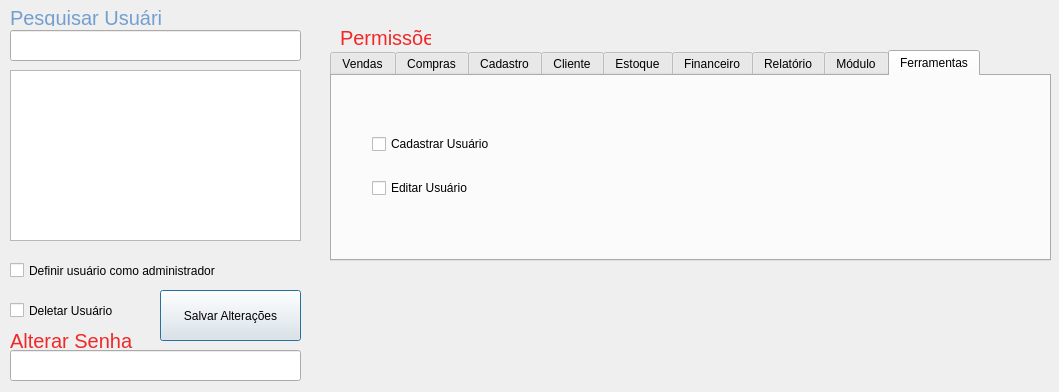
<?xml version="1.0" encoding="UTF-8"?>
<ui version="4.0">
 <class>editar_usuario</class>
 <widget class="QDialog" name="editar_usuario">
  <property name="geometry">
   <rect>
    <x>0</x>
    <y>0</y>
    <width>1059</width>
    <height>392</height>
   </rect>
  </property>
  <property name="windowTitle">
   <string>Editar Usuário</string>
  </property>
  <widget class="QTableView" name="login_tableView">
   <property name="geometry">
    <rect>
     <x>10</x>
     <y>70</y>
     <width>291</width>
     <height>171</height>
    </rect>
   </property>
   <property name="cursor" stdset="0">
    <cursorShape>ArrowCursor</cursorShape>
   </property>
   <property name="selectionMode">
    <enum>QAbstractItemView::SingleSelection</enum>
   </property>
   <property name="selectionBehavior">
    <enum>QAbstractItemView::SelectRows</enum>
   </property>
   <attribute name="horizontalHeaderStretchLastSection">
    <bool>true</bool>
   </attribute>
   <attribute name="verticalHeaderVisible">
    <bool>false</bool>
   </attribute>
  </widget>
  <widget class="QLineEdit" name="pesquisar_lineEdit">
   <property name="geometry">
    <rect>
     <x>10</x>
     <y>30</y>
     <width>291</width>
     <height>31</height>
    </rect>
   </property>
  </widget>
  <widget class="QLabel" name="label">
   <property name="geometry">
    <rect>
     <x>10</x>
     <y>10</y>
     <width>151</width>
     <height>16</height>
    </rect>
   </property>
   <property name="font">
    <font>
     <pointsize>15</pointsize>
    </font>
   </property>
   <property name="styleSheet">
    <string notr="true">color: rgb(114, 159, 207);</string>
   </property>
   <property name="text">
    <string>Pesquisar Usuário</string>
   </property>
  </widget>
  <widget class="QTabWidget" name="tabWidget">
   <property name="geometry">
    <rect>
     <x>330</x>
     <y>50</y>
     <width>721</width>
     <height>211</height>
    </rect>
   </property>
   <property name="currentIndex">
    <number>8</number>
   </property>
   <widget class="QWidget" name="Vendas">
    <attribute name="title">
     <string>Vendas</string>
    </attribute>
    <widget class="QWidget" name="verticalLayoutWidget">
     <property name="geometry">
      <rect>
       <x>20</x>
       <y>40</y>
       <width>175</width>
       <height>101</height>
      </rect>
     </property>
     <layout class="QVBoxLayout" name="verticalLayout">
      <item>
       <widget class="QCheckBox" name="vendas_vende_checkBox">
        <property name="text">
         <string>Vendas &gt;&gt; Vender</string>
        </property>
       </widget>
      </item>
     </layout>
    </widget>
   </widget>
   <widget class="QWidget" name="Compras">
    <attribute name="title">
     <string>Compras</string>
    </attribute>
    <widget class="QWidget" name="verticalLayoutWidget_2">
     <property name="geometry">
      <rect>
       <x>10</x>
       <y>10</y>
       <width>222</width>
       <height>164</height>
      </rect>
     </property>
     <layout class="QVBoxLayout" name="verticalLayout_2">
      <item>
       <widget class="QCheckBox" name="compras_orcamentos_checkBox">
        <property name="text">
         <string>Compras &gt;&gt; Orçamentos</string>
        </property>
       </widget>
      </item>
      <item>
       <widget class="QCheckBox" name="compras_pedidos_checkBox">
        <property name="text">
         <string>Compras &gt;&gt; Pedidos</string>
        </property>
       </widget>
      </item>
      <item>
       <widget class="QCheckBox" name="compras_fornecedores_checkBox">
        <property name="text">
         <string>Compras &gt;&gt; Fornecedores</string>
        </property>
       </widget>
      </item>
      <item>
       <widget class="QCheckBox" name="compras_devolucoes_checkBox">
        <property name="text">
         <string>Compras &gt;&gt; Devoluções</string>
        </property>
       </widget>
      </item>
      <item>
       <widget class="QCheckBox" name="compras_centraldecompras_checkBox">
        <property name="text">
         <string>Compras &gt;&gt; Central de Compras</string>
        </property>
       </widget>
      </item>
      <item>
       <widget class="QCheckBox" name="compras_estoque_checkBox">
        <property name="text">
         <string>Compras &gt;&gt; Estoque</string>
        </property>
       </widget>
      </item>
     </layout>
    </widget>
   </widget>
   <widget class="QWidget" name="Cadastro">
    <attribute name="title">
     <string>Cadastro</string>
    </attribute>
    <widget class="QWidget" name="verticalLayoutWidget_3">
     <property name="geometry">
      <rect>
       <x>20</x>
       <y>20</y>
       <width>175</width>
       <height>130</height>
      </rect>
     </property>
     <layout class="QVBoxLayout" name="verticalLayout_3">
      <item>
       <widget class="QCheckBox" name="cadastrar_cliente_checkBox">
        <property name="text">
         <string>Cadastrar Cliente</string>
        </property>
       </widget>
      </item>
      <item>
       <widget class="QCheckBox" name="cadastrar_funcionario_checkBox">
        <property name="text">
         <string>Cadastrar Funcionário</string>
        </property>
       </widget>
      </item>
      <item>
       <widget class="QCheckBox" name="cadastrar_fornecedor_checkBox">
        <property name="text">
         <string>Cadastrar Fornecedor</string>
        </property>
       </widget>
      </item>
     </layout>
    </widget>
   </widget>
   <widget class="QWidget" name="Cliente">
    <attribute name="title">
     <string>Cliente</string>
    </attribute>
    <widget class="QWidget" name="verticalLayoutWidget_4">
     <property name="geometry">
      <rect>
       <x>20</x>
       <y>30</y>
       <width>175</width>
       <height>101</height>
      </rect>
     </property>
     <layout class="QVBoxLayout" name="verticalLayout_4">
      <item>
       <widget class="QCheckBox" name="localizar_cliente_checkBox">
        <property name="text">
         <string>Localizar Cliente</string>
        </property>
       </widget>
      </item>
      <item>
       <widget class="QCheckBox" name="editar_cliente_checkBox">
        <property name="text">
         <string>Editar cliente</string>
        </property>
       </widget>
      </item>
     </layout>
    </widget>
   </widget>
   <widget class="QWidget" name="Estoque">
    <attribute name="title">
     <string>Estoque</string>
    </attribute>
   </widget>
   <widget class="QWidget" name="tab">
    <attribute name="title">
     <string>Financeiro</string>
    </attribute>
   </widget>
   <widget class="QWidget" name="Relatorio">
    <attribute name="title">
     <string>Relatório</string>
    </attribute>
   </widget>
   <widget class="QWidget" name="Modulo">
    <attribute name="title">
     <string>Módulo</string>
    </attribute>
   </widget>
   <widget class="QWidget" name="Ferramentas">
    <attribute name="title">
     <string>Ferramentas</string>
    </attribute>
    <widget class="QWidget" name="verticalLayoutWidget_9">
     <property name="geometry">
      <rect>
       <x>40</x>
       <y>40</y>
       <width>234</width>
       <height>101</height>
      </rect>
     </property>
     <layout class="QVBoxLayout" name="verticalLayout_9">
      <item>
       <widget class="QCheckBox" name="cadastrar_usuario_checkBox">
        <property name="text">
         <string>Cadastrar Usuário</string>
        </property>
       </widget>
      </item>
      <item>
       <widget class="QCheckBox" name="editar_usuario_checkBox">
        <property name="text">
         <string>Editar Usuário</string>
        </property>
       </widget>
      </item>
     </layout>
    </widget>
   </widget>
  </widget>
  <widget class="QPushButton" name="salvar_pushButton">
   <property name="geometry">
    <rect>
     <x>160</x>
     <y>290</y>
     <width>141</width>
     <height>51</height>
    </rect>
   </property>
   <property name="text">
    <string>Salvar Alterações</string>
   </property>
  </widget>
  <widget class="QLineEdit" name="senha_lineEdit">
   <property name="geometry">
    <rect>
     <x>10</x>
     <y>350</y>
     <width>291</width>
     <height>31</height>
    </rect>
   </property>
  </widget>
  <widget class="QLabel" name="label_2">
   <property name="geometry">
    <rect>
     <x>10</x>
     <y>330</y>
     <width>141</width>
     <height>21</height>
    </rect>
   </property>
   <property name="font">
    <font>
     <pointsize>15</pointsize>
    </font>
   </property>
   <property name="styleSheet">
    <string notr="true">color: rgb(239, 41, 41);</string>
   </property>
   <property name="text">
    <string>Alterar Senha</string>
   </property>
  </widget>
  <widget class="QLabel" name="permissoes_label">
   <property name="geometry">
    <rect>
     <x>340</x>
     <y>30</y>
     <width>91</width>
     <height>16</height>
    </rect>
   </property>
   <property name="font">
    <font>
     <pointsize>15</pointsize>
    </font>
   </property>
   <property name="styleSheet">
    <string notr="true">color: rgb(239, 41, 41);</string>
   </property>
   <property name="text">
    <string>Permissões</string>
   </property>
  </widget>
  <widget class="QCheckBox" name="administrador_checkBox">
   <property name="geometry">
    <rect>
     <x>10</x>
     <y>260</y>
     <width>241</width>
     <height>21</height>
    </rect>
   </property>
   <property name="text">
    <string>Definir usuário como administrador</string>
   </property>
  </widget>
  <widget class="QLabel" name="label_3">
   <property name="geometry">
    <rect>
     <x>10</x>
     <y>260</y>
     <width>57</width>
     <height>15</height>
    </rect>
   </property>
   <property name="text">
    <string/>
   </property>
  </widget>
  <widget class="QCheckBox" name="deletar_usuario_checkBox">
   <property name="geometry">
    <rect>
     <x>10</x>
     <y>300</y>
     <width>121</width>
     <height>21</height>
    </rect>
   </property>
   <property name="text">
    <string>Deletar Usuário</string>
   </property>
  </widget>
 </widget>
 <resources/>
 <connections/>
</ui>
